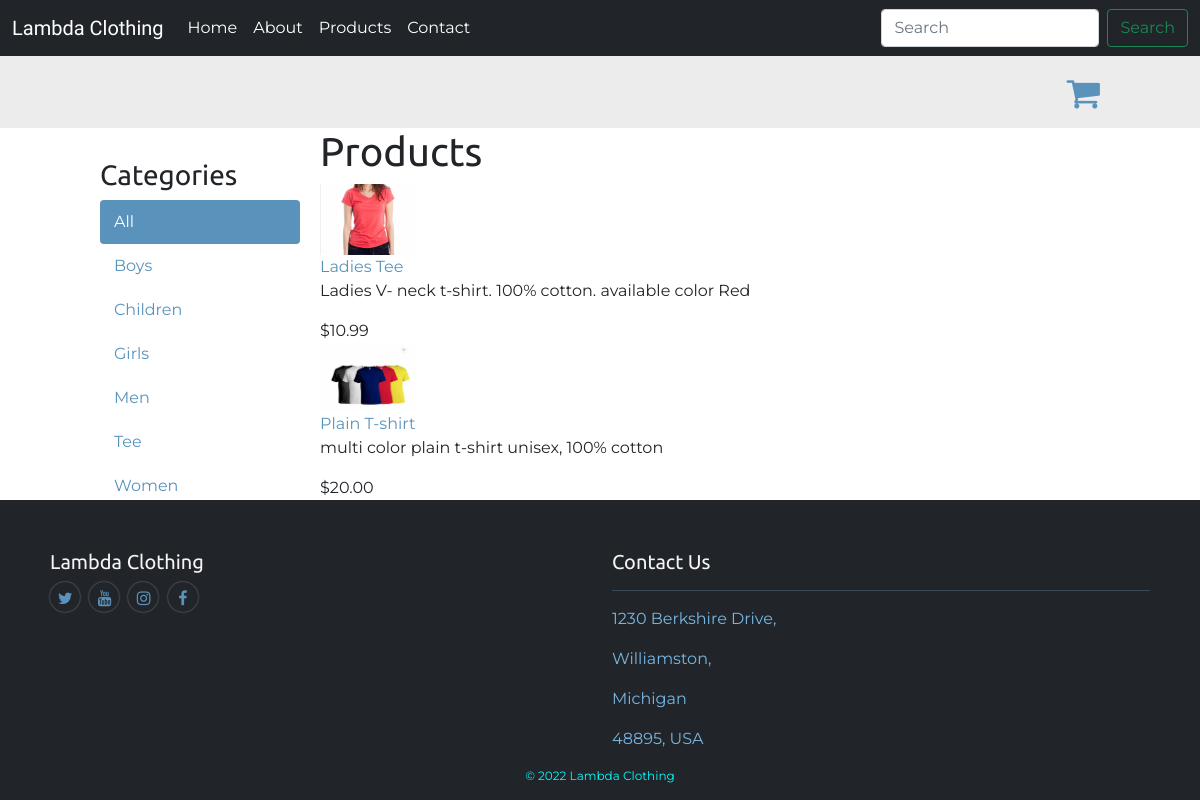
Page /tee/ on the committed database.
### shop/models.py (models this page shows, shortened)
class Category(models.Model):
    name = models.CharField(max_length=200, db_index=True)
    slug = models.SlugField(max_length=200, unique=True)
    class Meta:
        ordering = ('name',)
        verbose_name = 'category'
        verbose_name_plural = 'categories'
    def get_absolute_url(self):
        return reverse('shop:product_list_by_category', args=[self.slug])

class Product(models.Model):
    category = models.ForeignKey(Category, related_name='products', on_delete=models.CASCADE)
    name = models.CharField(max_length=200, db_index=True)
    slug = models.SlugField(max_length=200, unique=True)
    image = models.ImageField(upload_to='products/%y/%m/%d', blank=True)
    description = models.TextField(blank=True)
    price = models.DecimalField(max_digits=10, decimal_places=2)
    available = models.BooleanField(default=True)
    created = models.DateTimeField(auto_now_add=True)
    updated = models.DateTimeField(auto_now=True)
    class Meta:
        ordering = ('name',)
        index_together = (('id', 'slug',),)
    def get_absolute_url(self):
        return reverse('shop:product_detail', args=[self.id, self.slug])

### shop/views.py (the view)
# urls.py: path('<slug:category_slug>/', views.product_list, name='product_list_by_category'),
def product_list(request, category_slug=None):
    category = None
    categories = Category.objects.all()
    products = Product.objects.filter(available=True)
    if category_slug:
        category = get_object_or_404(Category, slug=category_slug)
        products = products.filter(category=category)
    return render(request, 'shop/product/list.html', {'categories':categories, 'products': products})

### shop/templates/shop/product/list.html (shortened to what this page needs)
{% extends "shop/base.html" %}
{% load static %}
{% block content  %}
    <div id="sidebar">
    <h3>Categories</h3>
    <ul>
        <li {% if not category %}class="selected"{% endif %}>
            <a href="{% url 'shop:product_list' %}">All</a>
        </li>
        {% for c in categories %}
            <li {% if category.slug == c.slug %}class="selected"{% endif %}>
                <a href="{{ c.get_absolute_url }}">{{ c.name }}</a>
            </li>
        {% endfor  %}
    </ul>
    </div>
    <div id="main" class="product_list">
    <h1>{% if category %}{{ category.name }}{% else %}Products{% endif %}</h1>
    {% for p in products %}
        <div class="item">
            <a href="{{ p.get_absolute_url }}">
                <img src="{% if p.image %}{{ p.image.url }}{% else %}{% static "img/no_image.png"  %}{% endif %}" width="10%">
            </a>
        <br>
            <a href="{{ p.get_absolute_url }}">{{ p.name }}</a>
        <br>
            <p>{{ p.description }}</p>
        ${{ p.price }}
        </div>
    {% endfor %}
    </div>
{% endblock %}

### shop/static/css/base.css (style rules this page uses)
body { margin:0; padding:0; font-family: 'Montserrat', sans-serif; }
h1, h2, h3, h4, h5 , h6 { font-family: 'Ubuntu', sans-serif; font-weight:normal; }
a { text-decoration:none; color:#5993bb; }
#sidebar { width:220px; padding:30px 20px 0 0; float:left; }
#sidebar ul { margin:0; padding:0; }
#sidebar ul li { margin:0; list-style:none; padding:10px 14px; }
#sidebar ul li a { display:block; }
#sidebar ul li.selected { background:#5993bb; border-radius:4px; }
#sidebar ul li.selected a { color:#fff; }
#main { float:left; width: 96%; margin-right:-220px; overflow:hidden; }

### rows in the picture
Category: name "Boys"
Category: name "Children"
Category: name "Girls"
Category: name "Men"
Category: name "Tee"
Category: name "Women"
Product: image (picture), name "Ladies Tee", description "Ladies V- neck t-shirt. 100% cotton. available color Red", price "10.99"
Product: image (picture), name "Plain T-shirt", description "multi color plain t-shirt unisex, 100% cotton", price "20.00"
